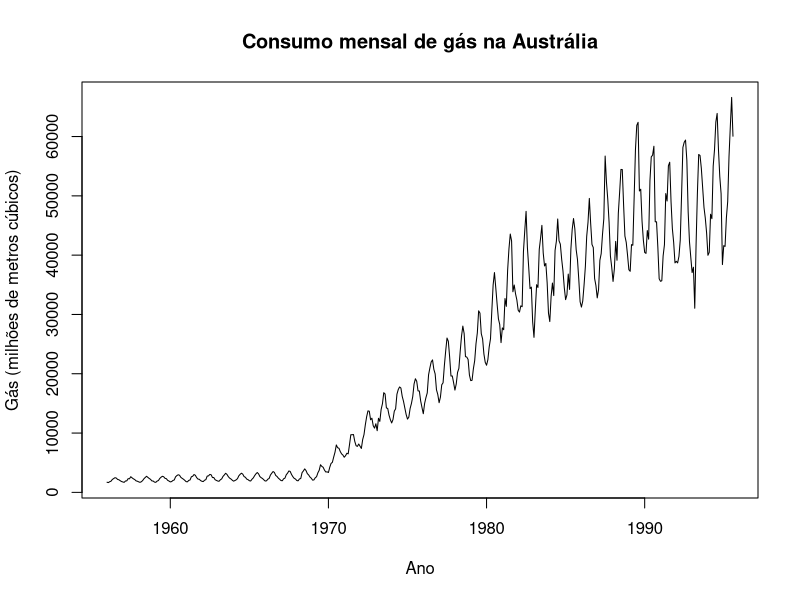
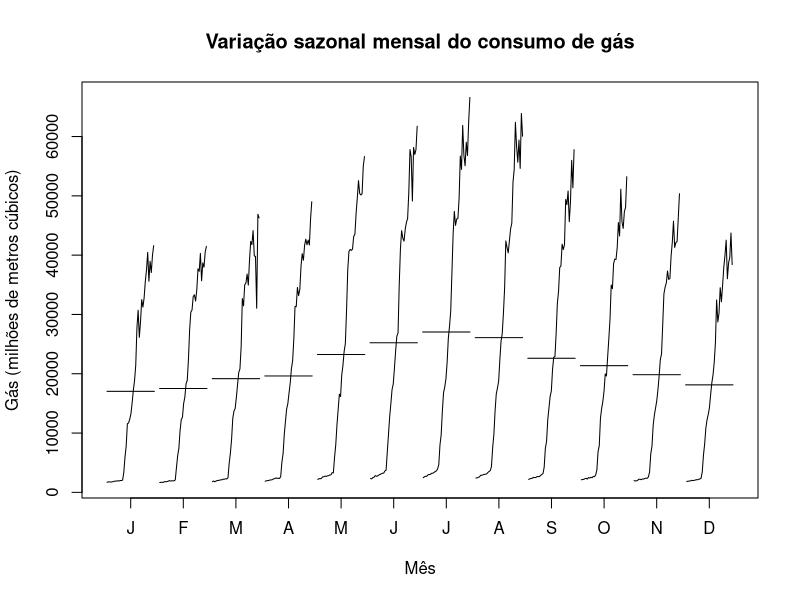
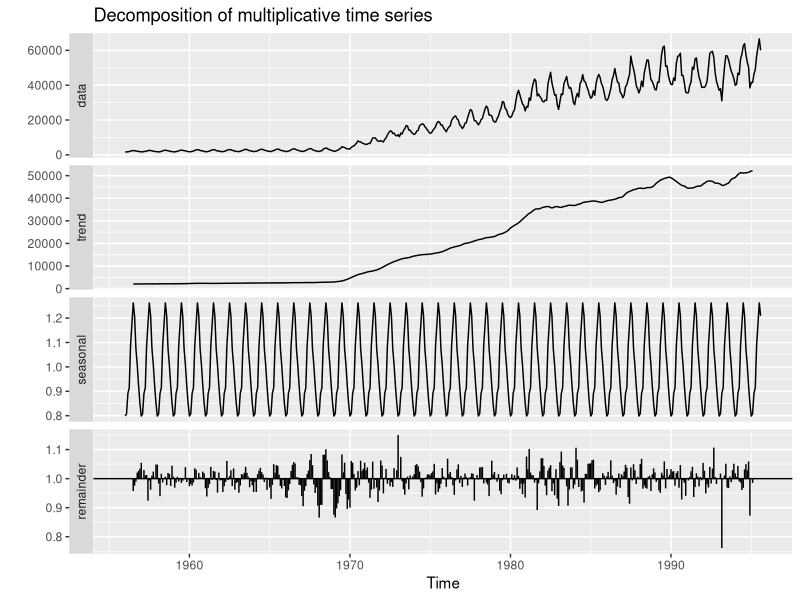
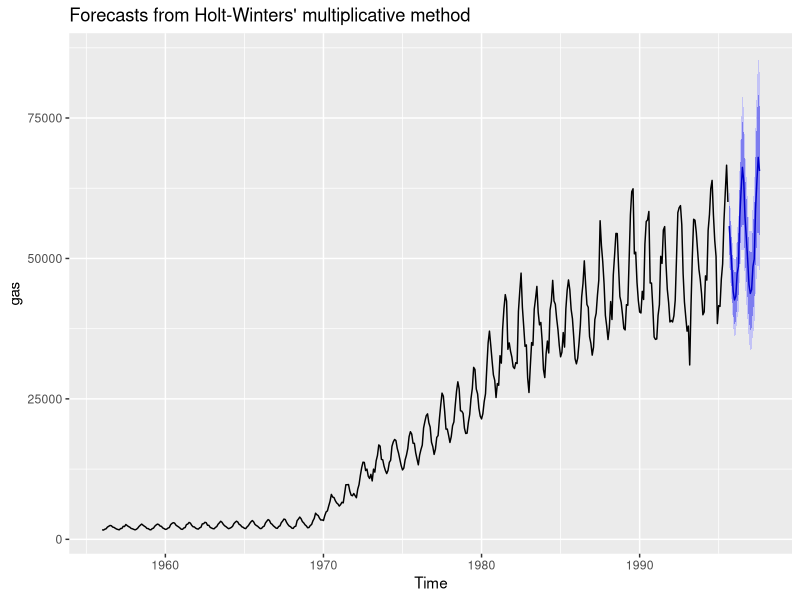
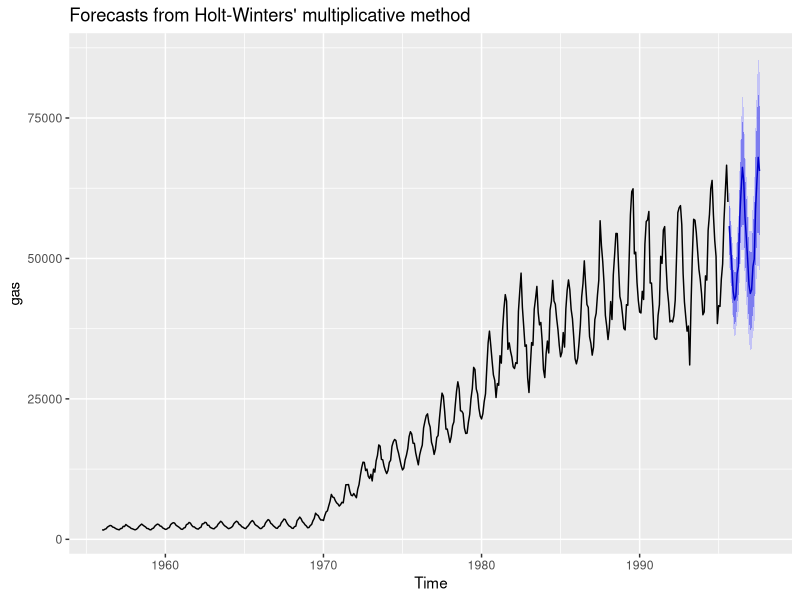
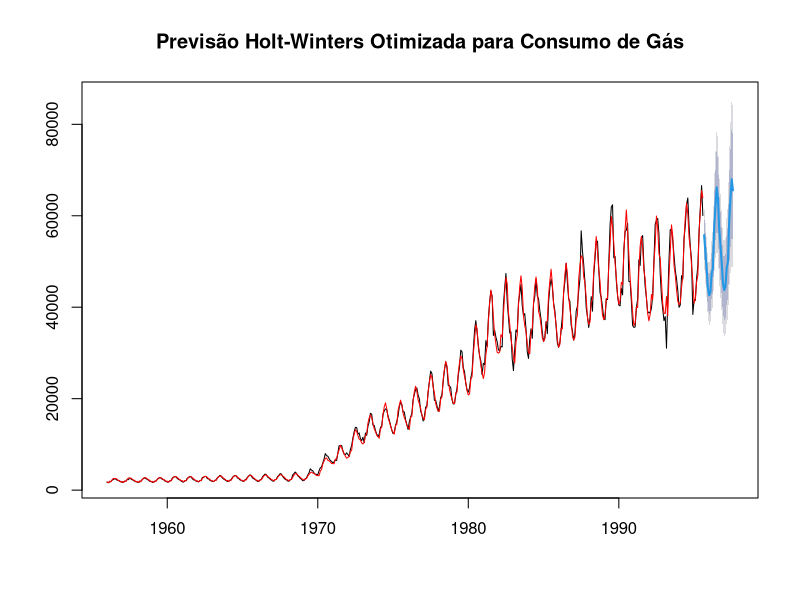
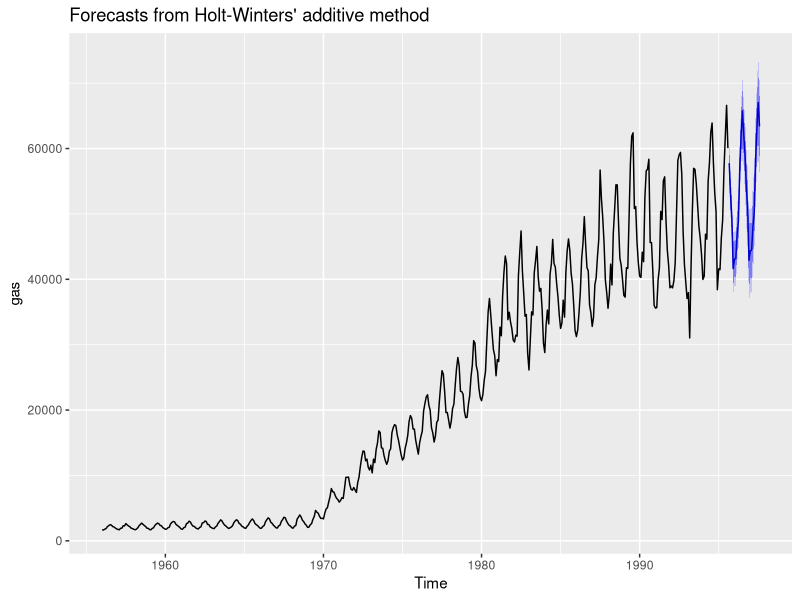
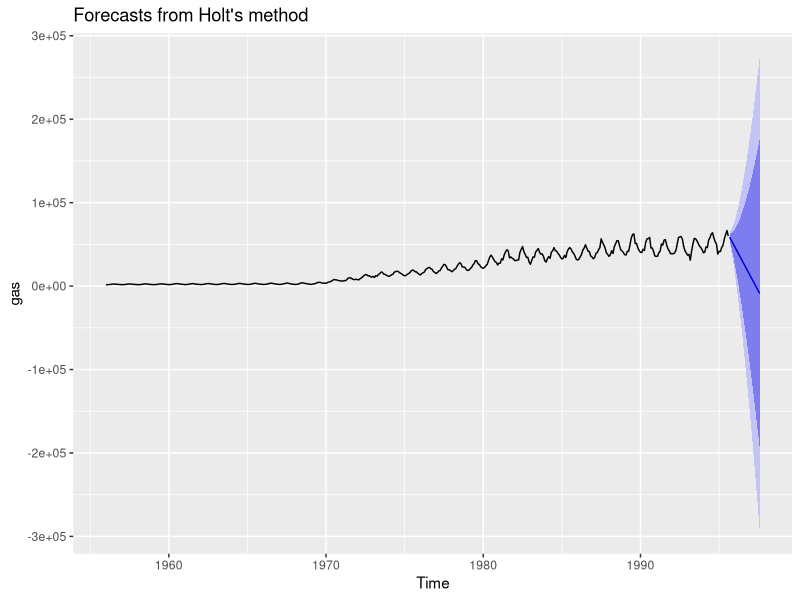

The R source for these figures, in order:
## 1. Construam um gráfico temporal da série cronológica e descrevam as suas
# principais características. 

install.packages("forecast")
library(forecast)

data <- gas
show(data)

# Verificando estrutura da série temporal
str(data)

# Plotando gráfico temporal
plot(data, main="Consumo mensal de gás na Austrália", ylab="Gás (milhões de metros cúbicos)", xlab="Ano")
monthplot(gas, main="Variação sazonal mensal do consumo de gás", ylab="Gás (milhões de metros cúbicos)", xlab="Mês")


## Tendência: A série apresenta uma tendência ascendente ao longo do tempo, indicando um aumento no consumo de gás na Austrália durante o período analisado.
## Sazonalidade: Há uma forte componente sazonal, com padrões que se repetem anualmente, aumentando a cada ano, indicando a presença de uma sazonalidade multiplicativa.
## Variabilidade: A amplitude das variações sazonais parece aumentar ao longo do tempo, sugerindo que a variabilidade no consumo de gás se torna mais pronunciada nos anos mais recentes.

################################################################################

## 2. Decomponham a série nas diferentes componentes, ilustrando graficamente a
#decomposição efetuada. Comentem os resultados. 

# Decompor a série temporal usando decompose
data_decomp <- decompose(data, type="multiplicative")

# Plotar a decomposição com decompose
autoplot(data_decomp)

# A tendência crescente mostra o aumento geral no consumo de gás ao longo dos anos.
# A componente sazonal mostra um padrão que se repete anualmente.
# A componente residual captura as variações que não são explicadas pela tendência ou sazonalidade, incluindo ruídos. Podemos ver inicialmente um decrescimento do resíduos até pouco antes dos anos 80, quando ele volta a crescer e variar cada vez mais a cada ano.


#Aplicando Holt-Winters para sazonalidade mutiplicativa <<<< Método escolhido para esse projeto
holt_wintersM<-hw(gas,seasonal="multiplicative", h=24)
summary(holt_wintersM)
autoplot(holt_wintersM)
autoplot(forecast(holt_wintersM))

plot(holt_wintersM, main="Previsão Holt-Winters Otimizada para Consumo de Gás")
lines(fitted(holt_wintersM), col = "red")

#Aplicando Holt-Winters para sazonalidade aditiva
holt_wintersA<-hw(gas,seasonal="additive", h=24)
summary(holt_wintersA)
autoplot(holt_wintersA)

#Aplicando método de Holt
holt_gas<-holt(gas,h=24)
summary(holt_gas)
autoplot(holt_gas)

#Aplicando Método de Amortecimento Exponencial Simples
AESimples_gas <- ses(gas, h=24)
summary(AESimples_gas)
autoplot(AESimples_gas)

#Comparação dos erros os métodos Holt Winters Mulpliticative e Additive

accuracy(holt_wintersM)
accuracy(holt_wintersA)

checkresiduals(holt_wintersM)

# 4. Análise dos resíduos
residuals <- residuals(holt_wintersM)
acf(residuals, main = "Função de Autocorrelação dos Resíduos")
qqnorm(residuals)
qqline(residuals, col="red")
shapiro.test(residuals)



#Regreção

# Carregar o pacote forecast
library(forecast)

# Carregar a série temporal gas
data("gas")

# Criar um dataframe com a série gas e uma variável de tempo
gas_data <- data.frame(
  time = time(gas),
  gas = as.numeric(gas)
)

# Ajustar um modelo de regressão linear simples
model <- lm(gas ~ time, data = gas_data)

# Resumo do modelo
summary(model)

# Plotar a série temporal e a linha de regressão
plot(gas, main="Produção de Gás Natural na Austrália", ylab="Produção (milhões de metros cúbicos)", xlab="Tempo")
abline(model, col="red")


# Previsões para os próximos 24 meses
start_time <- max(gas_data$time)
time_intervals <- start_time + seq(0.083, 0.083 * 24, by = 0.083)

# Inicializar um dataframe para armazenar as previsões
forecast_results <- data.frame(
  time = time_intervals,
  fit = numeric(length(time_intervals)),
  lwr = numeric(length(time_intervals)),
  upr = numeric(length(time_intervals))
)

# Loop para gerar previsões com intervalos de confiança
for (i in 1:length(time_intervals)) {
  previsao <- predict(model,
                      newdata = data.frame(time = time_intervals[i]),
                      interval = "prediction",
                      level = 0.95)
  
  forecast_results$fit[i] <- previsao[1, "fit"]
  forecast_results$lwr[i] <- previsao[1, "lwr"]
  forecast_results$upr[i] <- previsao[1, "upr"]
}

# Mostrar resultados das previsões
print(forecast_results)

# Plotar a série temporal original e as previsões

lines(forecast_results$time, forecast_results$fit, col="blue", lwd=3)
lines(forecast_results$time, forecast_results$lwr, col="red", lty=2, lwd=2)
lines(forecast_results$time, forecast_results$upr, col="red", lty=2, lwd=2)
abline(model, col="green", lwd=2)
